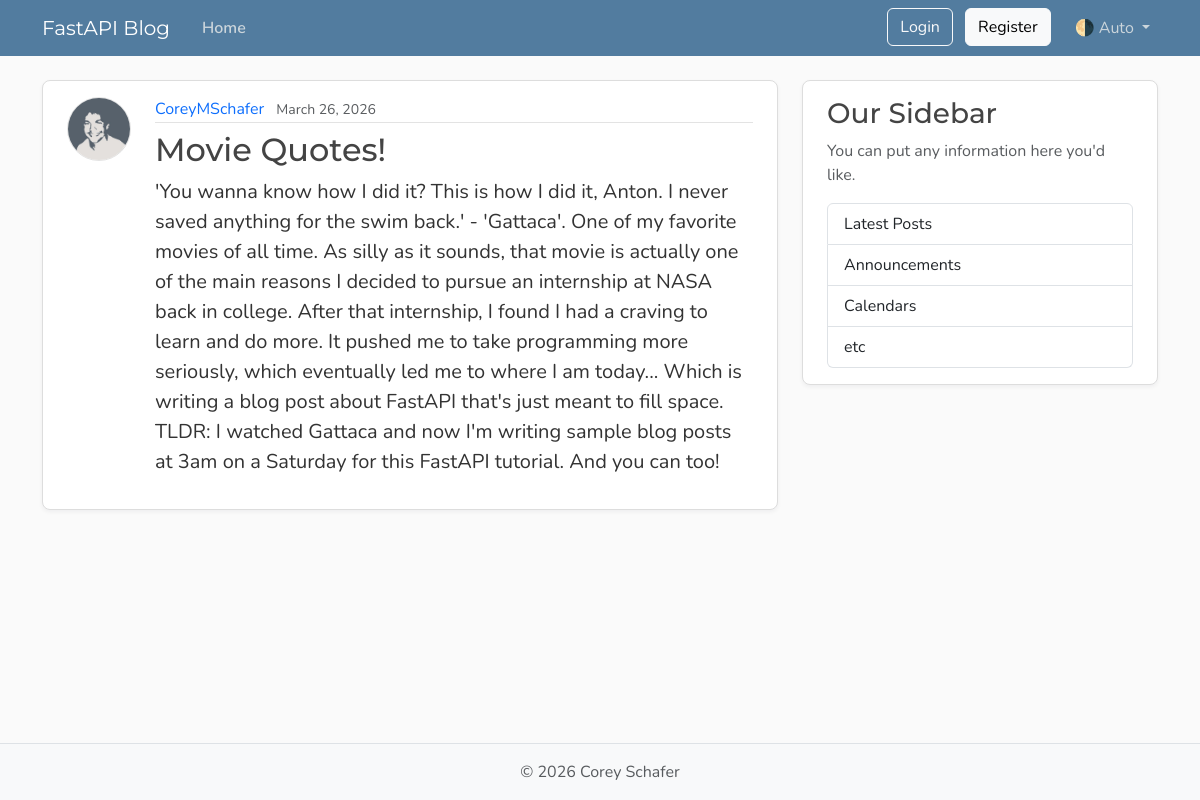
The page /posts/2 on the database its author committed.
### models.py (models this page shows, shortened)
class UserBase(SQLModel):
    username: Annotated[str, SQLModelField(min_length=1, max_length=50, unique=True, nullable=False)]
    image_file: Annotated[str | None, SQLModelField(max_length=200, nullable=True, default=None)] = None

class User(UserBase, table=True):
    __tablename__ = "users" # type: ignore
    id: Annotated[int | None, SQLModelField(default=None, primary_key=True, index=True)] = None
    email: Annotated[EmailStr, SQLModelField(max_length=120, unique=True, nullable=False)]
    password_hash: Annotated[str, SQLModelField(max_length=200, nullable=False)]
    posts: Mapped[list["Post"]] = Relationship(
        sa_relationship=relationship("Post", back_populates="author", cascade="all, delete-orphan"))
    reset_tokens: Mapped[list[PasswordResetToken]] = Relationship(
        sa_relationship=relationship("PasswordResetToken",back_populates="user", cascade="all, delete-orphan")
    )

class PostBase(SQLModel):
    title: Annotated[str, SQLModelField(min_length=1, max_length=100, index=True)]
    content: Annotated[str, SQLModelField(min_length=1)]

class Post(PostBase, table=True):
    __tablename__ = "posts" # type: ignore
    id: Annotated[int | None, SQLModelField(default=None, primary_key=True)] = None
    date_posted: Annotated[datetime, SQLModelField(
        sa_column=Column(DateTime(timezone=True)),
        default_factory=lambda: datetime.now(tz=timezone.utc))]
    user_id: Annotated[int, SQLModelField(foreign_key="users.id", nullable=False, index=True)]
    author: Mapped[User] = Relationship(
        sa_relationship=relationship("User", back_populates="posts"))

### main.py (the view)
@app.get("/posts/{post_id}", include_in_schema=False)
async def post_page(request: Request, post_id: int, db: Annotated[AsyncSession, Depends(models.get_db)]):
    result = await db.execute(select(models.Post).options(selectinload(models.Post.author)).where(col(models.Post.id) == post_id))
    post = result.scalars().first()
    if post:
        title = post.title[:50]
        return templates.TemplateResponse(request,
            "post.html",
            {"post": post, "title": title}
        )
    raise HTTPException(status_code=status.HTTP_404_NOT_FOUND, detail="Post not found")

### templates/post.html (shortened to what this page needs)
{% extends "layout.html" %}
{% block content %}
  <article class="content-section py-3 px-4 mb-4">
    <div class="d-flex align-items-start gap-4">
      <img class="rounded-circle article-img flex-shrink-0"
           src="{{ post.author.image_path}}"
           alt="{{ post.author.username }}'s profile picture"
           width="64"
           height="64"
           loading="lazy">
      <div class="flex-grow-1">
        <div class="article-metadata mb-2">
          <a class="me-2" href="{{ url_for('user_posts', user_id=post.author.id) }}">{{ post.author.username }}</a>
          <small class="text-body-secondary">{{ post.date_posted.strftime("%B %d, %Y") }}</small>
        </div>
        <h2 class="article-title">{{ post.title }}</h2>
        <p class="article-content">{{ post.content }}</p>
      </div>
    </div>
  </article>
{% endblock content %}

### static/css/main.css (style rules this page uses)
:root { --font-heading: "Montserrat", system-ui, -apple-system, BlinkMacSystemFont, sans-serif; --font-body: "Nunito", system-ui, -apple-system, BlinkMacSystemFont, sans-serif; --color-bg-body: #fafafa; --color-bg-content: #ffffff; --color-text-primary: #333333; --color-text-heading: #444444; --color-steel: #527c9f; --color-nav-link: #cbd5db; --color-nav-link-hover: #ffffff; --color-link-hover: #428bca; --color-border: #dddddd; --color-border-light: #e3e3e3; --spacing-xl: 5rem; --article-img-size: 4rem; --account-img-size: 7.813rem; }
body { font-family: var(--font-body); background: var(--color-bg-body); color: var(--color-text-primary); }
h1, h2, h3, h4, h5, h6 { font-family: var(--font-heading); color: var(--color-text-heading); }
a { text-decoration: none; }
.content-section { background: var(--color-bg-content); border: 1px solid var(--color-border); border-radius: 0.5rem; box-shadow: 0 2px 4px rgba(15, 23, 42, 0.05); transition: box-shadow 0.15s ease, transform 0.15s ease, border-color 0.15s ease; }
.article-title { color: var(--color-text-heading); transition: color 0.2s ease-in-out; }
.article-content { white-space: pre-line; font-size: 1.25rem; }
.article-img { height: var(--article-img-size); width: var(--article-img-size); flex-shrink: 0; object-fit: cover; border: 1px solid var(--color-border-light); box-shadow: 0 0 0 2px var(--color-bg-content); }
.article-metadata { padding-bottom: 0.063rem; border-bottom: 1px solid var(--color-border-light); }
.article-metadata a { transition: color 0.2s ease-in-out; }

### rows shown on the page
User: author.image_path (picture), author.username "CoreyMSchafer"
Post: date_posted "March 26, 2026", title "Movie Quotes!", content "'You wanna know how I did it? This is how I did it, Anton. I never saved anything for the swim back.' - 'Gattaca'. One of my favorite movies of all time. As silly as it sounds, that movie is actually one of the main reasons I decided to pursue an internship at NASA back in college. After that internship, I found I had a craving to learn and do more. It pushed me to take programming more seriously, which eventually led me to where I am today... Which is writing a blog post about FastAPI that's just meant to fill space. TLDR: I watched Gattaca and now I'm writing sample blog posts at 3am on a Saturday for this FastAPI tutorial. And you can too!"
